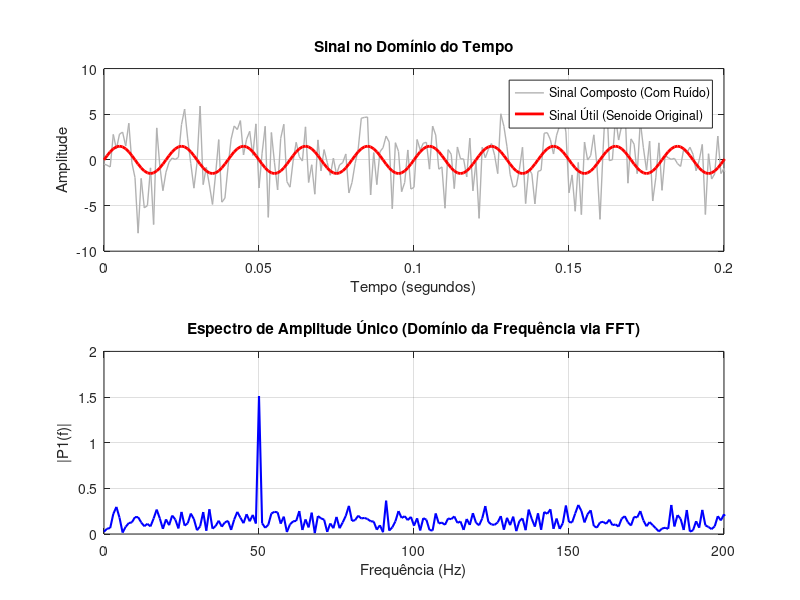

Write MATLAB code to recreate this figure.
clear; 
clc; 
close all;

Fs = 1000;
T = 1/Fs;
L = 1000;
t = (0:L-1)*T;

f0 = 50;
A = 1.5;

sinal_util = A * sin(2*pi*f0*t);

ruido = 2.5 * randn(size(t)); 

sinal_composto = sinal_util + ruido;

Y = fft(sinal_composto);

P2 = abs(Y/L);
P1 = P2(1:L/2+1);
P1(2:end-1) = 2*P1(2:end-1);

f = Fs*(0:(L/2))/L;

figure('Position', [100, 100, 1000, 600]);

subplot(2,1,1);
plot(t, sinal_composto, 'Color', [0.7, 0.7, 0.7], 'LineWidth', 1); hold on;
plot(t, sinal_util, 'r', 'LineWidth', 2);
title('Sinal no Domínio do Tempo');
xlabel('Tempo (segundos)');
ylabel('Amplitude');
legend('Sinal Composto (Com Ruído)', 'Sinal Útil (Senoide Original)');
grid on;
xlim([0 0.2]); 

subplot(2,1,2);
plot(f, P1, 'b', 'LineWidth', 1.5);
title('Espectro de Amplitude Único (Domínio da Frequência via FFT)');
xlabel('Frequência (Hz)');
ylabel('|P1(f)|');
grid on;
xlim([0 200]); 
